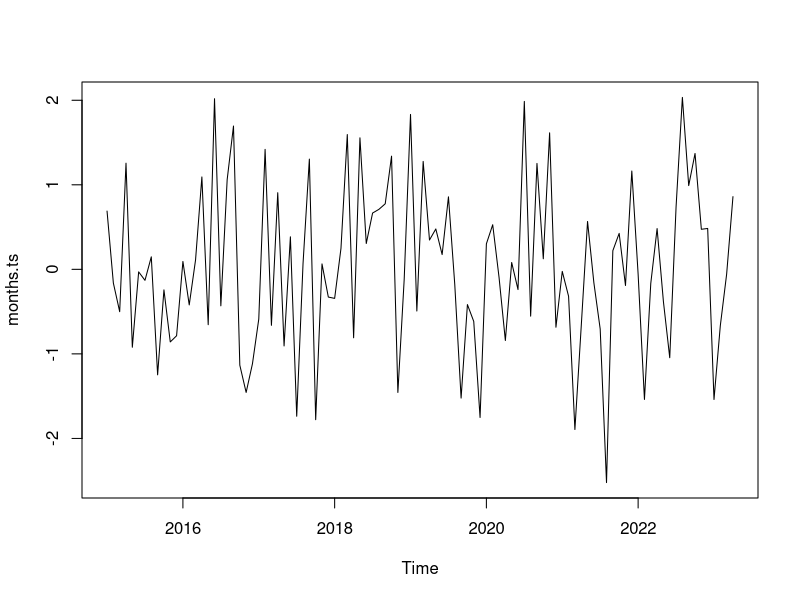
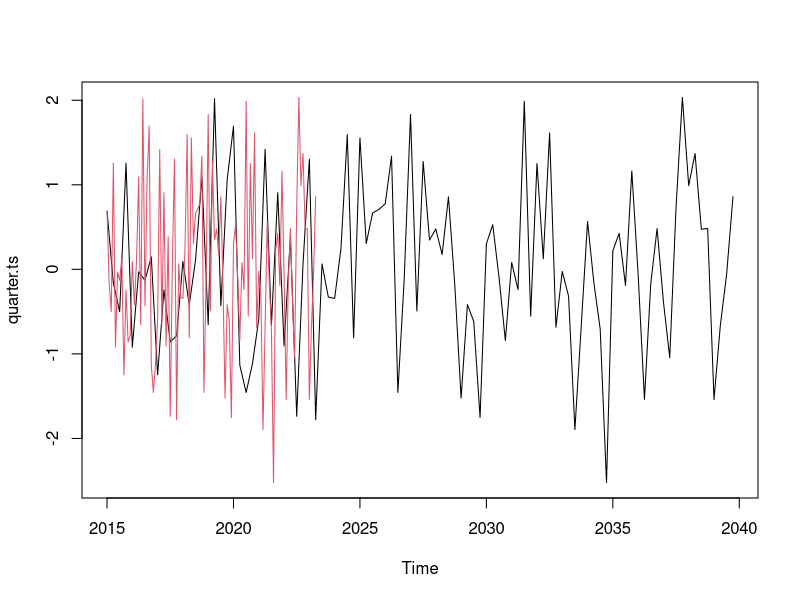

Here is the R script that generated these plots, in order: (Note: this script raises an error after producing the figures.)
mean(x<-1:10) #[1] 5.5
x

#declaring vars
randomData <- rnorm(100)

#creating a time series

months.ts <- ts(randomData, start = 2015, frequency = 12)
quarter.ts <- ts(randomData, start = 2015, frequency = 4)

#creating plots
plot(months.ts)
plot(quarter.ts)

#add a line to a previous plot
lines(months.ts, col=2)


#How do you create a time series for days?
inds <- seq(as.Date("2016-01-01"), as.Data("2017-10-14"), by = "day")
inds

#create a time series object
set.seed(25)
myts <- ts(rnorm(length(inds)),)